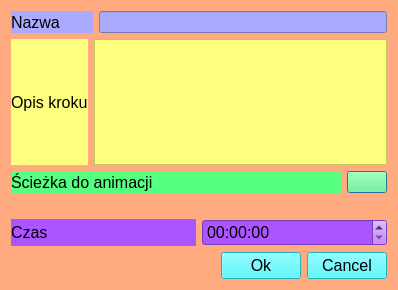
<?xml version="1.0" encoding="UTF-8"?>
<ui version="4.0">
 <class>addnew</class>
 <widget class="QDialog" name="addnew">
  <property name="geometry">
   <rect>
    <x>0</x>
    <y>0</y>
    <width>398</width>
    <height>290</height>
   </rect>
  </property>
  <property name="windowTitle">
   <string>Dialog</string>
  </property>
  <property name="styleSheet">
   <string notr="true">background-color: rgb(255, 170, 127);
color: rgb(0, 0, 0);</string>
  </property>
  <layout class="QVBoxLayout" name="verticalLayout">
   <item>
    <layout class="QHBoxLayout" name="horizontalLayout">
     <item>
      <widget class="QLabel" name="label">
       <property name="minimumSize">
        <size>
         <width>82</width>
         <height>0</height>
        </size>
       </property>
       <property name="maximumSize">
        <size>
         <width>123</width>
         <height>16777215</height>
        </size>
       </property>
       <property name="font">
        <font>
         <pointsize>12</pointsize>
        </font>
       </property>
       <property name="styleSheet">
        <string notr="true">background-color: rgb(170, 170, 255);
color: rgb(0, 0, 0);</string>
       </property>
       <property name="text">
        <string>Nazwa</string>
       </property>
      </widget>
     </item>
     <item>
      <widget class="QLineEdit" name="nameedit">
       <property name="styleSheet">
        <string notr="true">background-color: rgb(170, 170, 255);
color: rgb(0, 0, 0);</string>
       </property>
      </widget>
     </item>
    </layout>
   </item>
   <item>
    <layout class="QHBoxLayout" name="horizontalLayout_3">
     <item>
      <widget class="QLabel" name="label_3">
       <property name="font">
        <font>
         <pointsize>12</pointsize>
        </font>
       </property>
       <property name="styleSheet">
        <string notr="true">background-color: rgb(255, 255, 127);
color: rgb(0, 0, 0);</string>
       </property>
       <property name="text">
        <string>Opis kroku</string>
       </property>
      </widget>
     </item>
     <item>
      <widget class="QTextEdit" name="discedit">
       <property name="styleSheet">
        <string notr="true">background-color: rgb(255, 255, 127);
color: rgb(0, 0, 0);</string>
       </property>
      </widget>
     </item>
    </layout>
   </item>
   <item>
    <layout class="QHBoxLayout" name="horizontalLayout_2">
     <item>
      <widget class="QLabel" name="label_2">
       <property name="font">
        <font>
         <pointsize>12</pointsize>
        </font>
       </property>
       <property name="styleSheet">
        <string notr="true">background-color: rgb(85, 255, 127);
color: rgb(0, 0, 0);</string>
       </property>
       <property name="text">
        <string>Ścieżka do animacji</string>
       </property>
      </widget>
     </item>
     <item>
      <widget class="QPushButton" name="loadbtn">
       <property name="maximumSize">
        <size>
         <width>40</width>
         <height>16777215</height>
        </size>
       </property>
       <property name="styleSheet">
        <string notr="true">background-color: rgb(85, 255, 127);
color: rgb(0, 0, 0);</string>
       </property>
       <property name="text">
        <string/>
       </property>
      </widget>
     </item>
    </layout>
   </item>
   <item>
    <widget class="QLabel" name="pathlabel">
     <property name="text">
      <string/>
     </property>
    </widget>
   </item>
   <item>
    <layout class="QHBoxLayout" name="horizontalLayout_4">
     <item>
      <widget class="QLabel" name="label_4">
       <property name="font">
        <font>
         <pointsize>12</pointsize>
        </font>
       </property>
       <property name="styleSheet">
        <string notr="true">background-color: rgb(170, 85, 255);
color: rgb(0, 0, 0);</string>
       </property>
       <property name="text">
        <string>Czas </string>
       </property>
      </widget>
     </item>
     <item>
      <widget class="QTimeEdit" name="timeEdit">
       <property name="font">
        <font>
         <pointsize>12</pointsize>
        </font>
       </property>
       <property name="styleSheet">
        <string notr="true">background-color: rgb(170, 85, 255);
color: rgb(0, 0, 0);</string>
       </property>
      </widget>
     </item>
    </layout>
   </item>
   <item>
    <layout class="QHBoxLayout" name="horizontalLayout_5">
     <item>
      <spacer name="horizontalSpacer">
       <property name="orientation">
        <enum>Qt::Horizontal</enum>
       </property>
       <property name="sizeHint" stdset="0">
        <size>
         <width>40</width>
         <height>20</height>
        </size>
       </property>
      </spacer>
     </item>
     <item>
      <widget class="QPushButton" name="okbtn">
       <property name="font">
        <font>
         <pointsize>12</pointsize>
        </font>
       </property>
       <property name="styleSheet">
        <string notr="true">color: rgb(0, 0, 0);
background-color:rgb(48, 245, 255)</string>
       </property>
       <property name="text">
        <string>Ok</string>
       </property>
      </widget>
     </item>
     <item>
      <widget class="QPushButton" name="cancelbtn">
       <property name="font">
        <font>
         <pointsize>12</pointsize>
        </font>
       </property>
       <property name="styleSheet">
        <string notr="true">color: rgb(0, 0, 0);
background-color:rgb(48, 245, 255)</string>
       </property>
       <property name="text">
        <string>Cancel</string>
       </property>
      </widget>
     </item>
    </layout>
   </item>
  </layout>
 </widget>
 <resources/>
 <connections/>
</ui>
